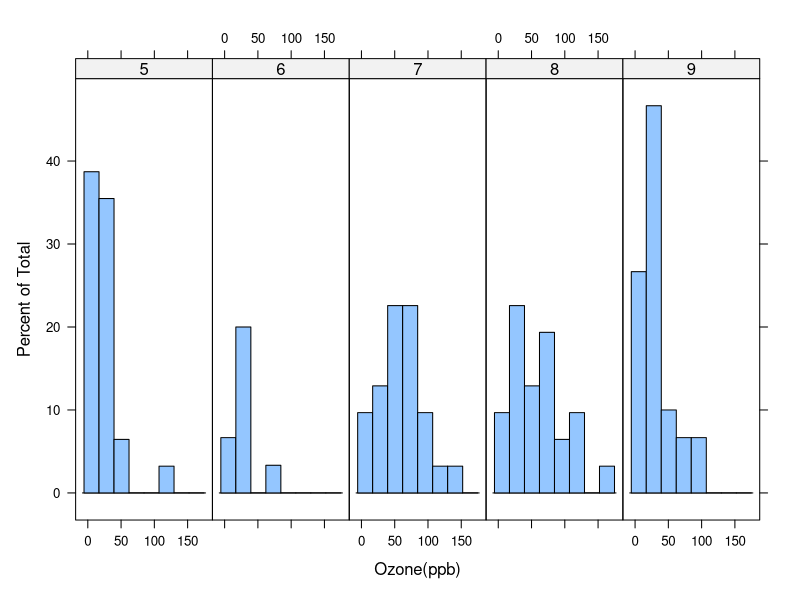
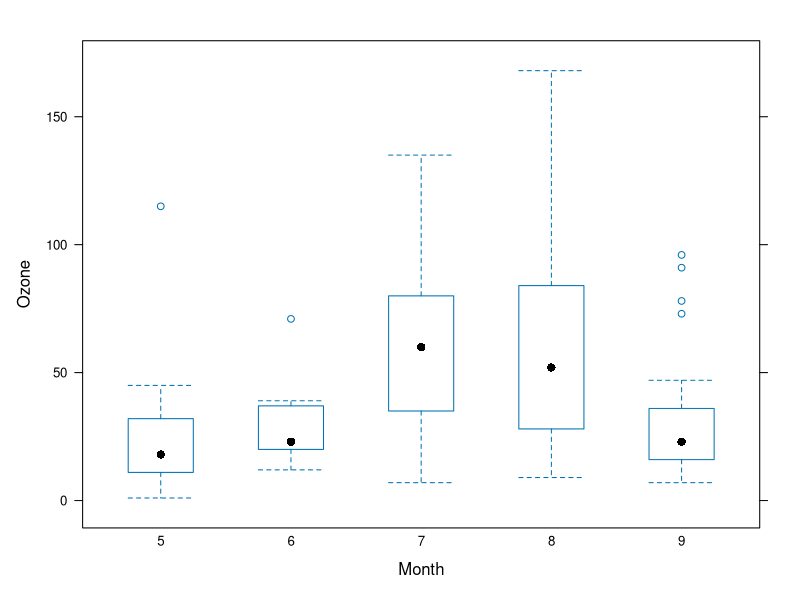
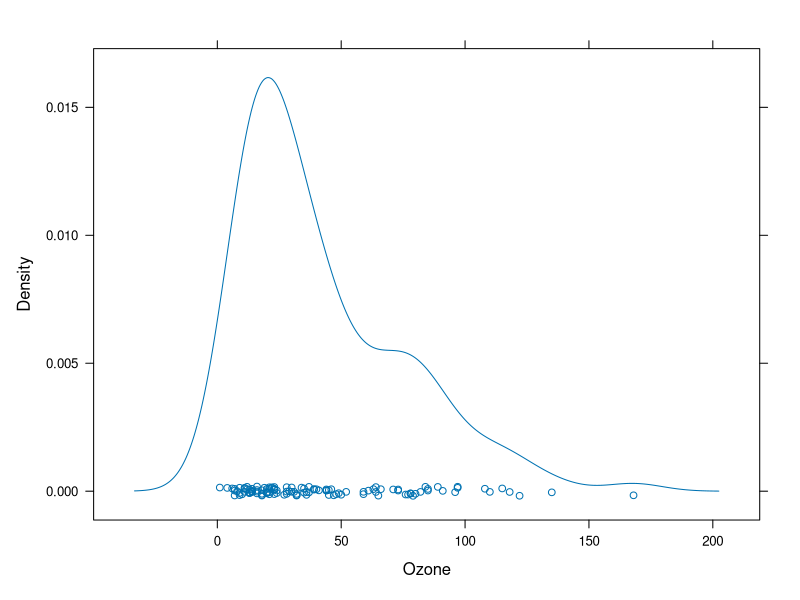
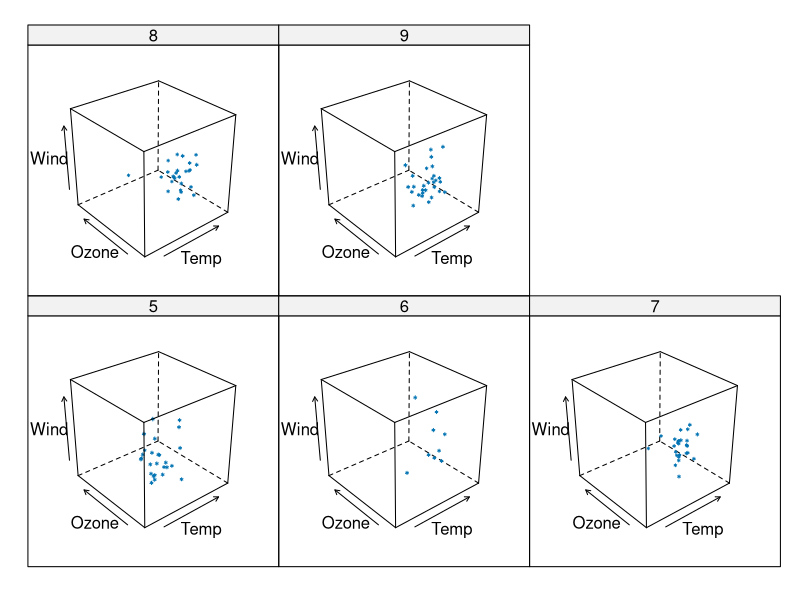
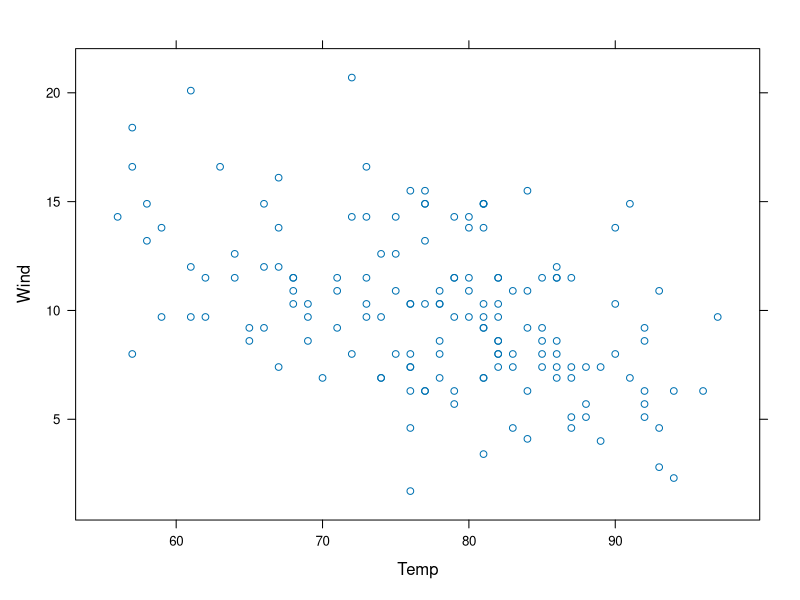

Recreate these plots in R, in order.
## ---- chunk 1
knitr::opts_chunk$set(echo = TRUE)
## ---- chunk 2
require(lattice)
require(datasets)
head(airquality)
## ---- chunk 3
airquality$Month <- as.factor(airquality$Month)
histogram(x= ~ Ozone | Month,  
          data=airquality,     
          xlab="Ozone(ppb)",  
          layout=c(5,1))       # 5*1
## ---- chunk 4
bwplot(x = Ozone ~ Month,      
       data = airquality,     
       xlab = "Month"         
       )
## ---- chunk 5
densityplot( ~ Ozone ,      
            data=airquality)
## ---- chunk 6
cloud(x=Wind~Temp+Ozone | Month, 
       data=airquality  )
## ---- chunk 7
xyplot(x=Wind~Temp,         
       data=airquality,    
       auto.key=list(space="top", columns=5,           
       title="Month Labels", 
       cex.title=1)          
       )
